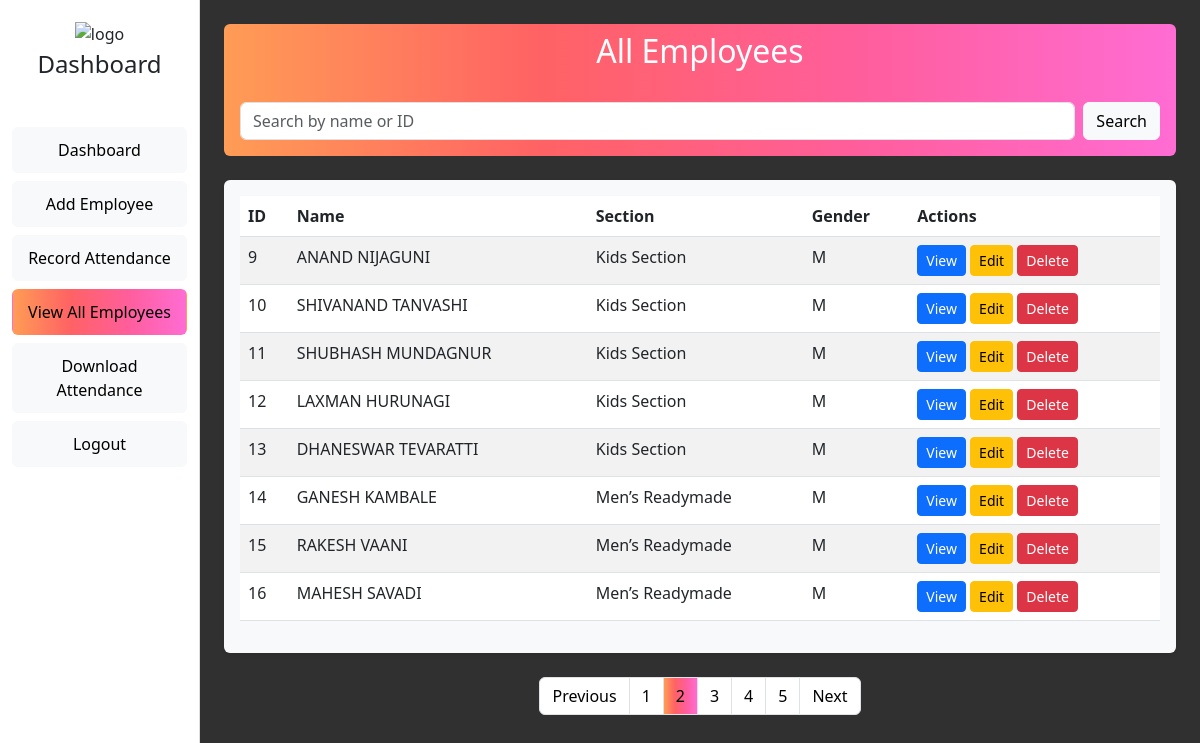
The page /all-employees/?page=2&search= (signed in) on the database as committed earlier.
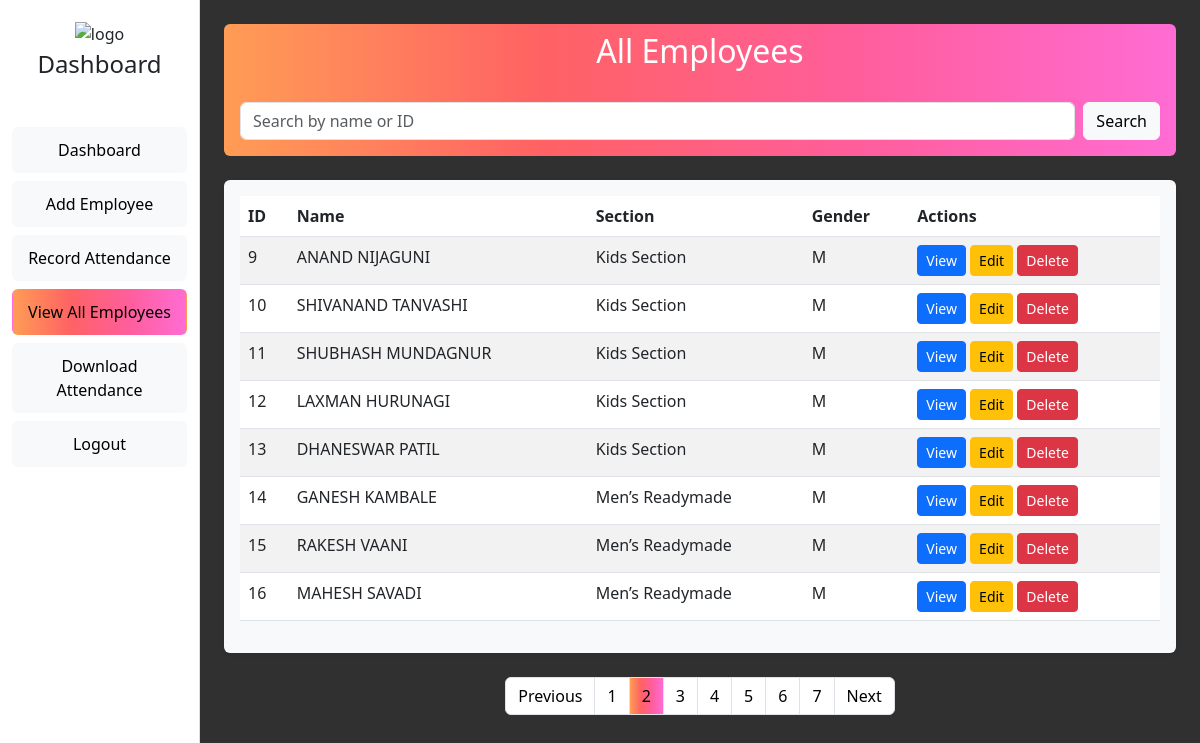
The same page on the database as committed later.
### emp/models.py (models this page shows, shortened)
class Employee(models.Model):
    GENDER_CHOICES = [
        ('M', 'Male'),
        ('F', 'Female'),
    ]
    SECTION_CHOICES = [
        ('Billing Section', 'Billing Section'),
        ('Men’s Nicker', 'Men’s Nicker'),
        ('Bag Section', 'Bag Section'),
        ('Saree section', 'Saree section'),
        ('Shirting and Suiting', 'Shirting and Suiting'),
        ('Men’s Readymade', 'Men’s Readymade'),
        ('Parakar', 'Parakar'),
        ('Ladies Undergarments', 'Ladies Undergarments'),
        ('Blouse Pc Section', 'Blouse Pc Section'),
        ('TOP section', 'TOP section'),
        ('Chudi Section', 'Chudi Section'),
        ('Kids Section', 'Kids Section'),
        ('Towel Section', 'Towel Section'),
    ]
    first_name = models.CharField(max_length=100)
    last_name = models.CharField(max_length=100)
    address = models.TextField(blank=True)  # Allow blank values
    gender = models.CharField(max_length=1, choices=GENDER_CHOICES)
    mobile = models.CharField(max_length=11, blank=True)  # Allow blank values
    base_salary = models.DecimalField(max_digits=10, decimal_places=2)
    section = models.CharField(max_length=50, choices=SECTION_CHOICES)  # New section field
    qr_code = models.ImageField(upload_to='qr_codes/', blank=True)

### emp/views.py (the view)
# urls.py: path('all-employees/', views.all_employees, name='all_employees'),
def all_employees(request):
    if request.user.is_authenticated and request.user.is_superuser:
        search_query = request.GET.get('search', '')  # Get the search query from the request
        if search_query:
            employees = Employee.objects.filter(
                Q(first_name__icontains=search_query) | Q(id__icontains=search_query)
            )
        else:
            employees = Employee.objects.all().order_by('id')
        paginator = Paginator(employees, 8)  # Show 8 employees per page
        page_number = request.GET.get('page')  # Get the page number from the request
        page_obj = paginator.get_page(page_number)  # Get the page object for the current page
        return render(request, 'allemp.html', {'page_obj': page_obj, 'search_query': search_query})
    else:
        return redirect("admin_login")

### emp/templates/allemp.html (shortened to what the changed rows need)
<!DOCTYPE html>
<html lang="en">
<head>
    <link href="https://cdn.jsdelivr.net/npm/bootstrap@5.3.0-alpha3/dist/css/bootstrap.min.css" rel="stylesheet">
</head>
<body class="gradient-form" style="background-color:#424242;">
    <div class="container-fluid">
        <div class="row">
            <div class="col-md-9 col-lg-10" style="background-color: #303030;">
                <div class="container mt-4">
                    <div class="gradient-custom-2 rounded-2">
                        <h2 class="text-center mb-3 pt-2 text-white">All Employees</h2>
                    </div>
                    <div class="table-responsive bg-light rounded shadow-sm p-3 mb-4">
                        <table class="table table-striped">
                            <thead>
                                <tr>
                                    <th>ID</th>
                                    <th>Name</th>
                                    <th>Section</th>
                                    <th>Gender</th>
                                    <th>Actions</th>
                                </tr>
                            </thead>
                            <tbody>
                                {% if page_obj.object_list %}
                                {% for employee in page_obj.object_list %}
                                <tr>
                                    <td>{{ employee.id }}</td>
                                    <td>{{ employee.first_name }} {{ employee.last_name }}</td>
                                    <td>{{ employee.section }}</td>
                                    <td>{{ employee.gender }}</td>
                                    <td>
                                        <a href="{% url 'view_employee_attendance' employee.id %}"
                                            class="btn btn-primary btn-sm">View</a>
                                        <a href="{% url 'edit_employee' employee.id %}"
                                            class="btn btn-warning btn-sm">Edit</a>
                                        <button class="btn btn-danger btn-sm" data-bs-toggle="modal"
                                            data-bs-target="#deleteModal{{ employee.id }}">Delete</button>
                                    </td>
                                </tr>
                                {% endfor %}
                                {% else %}
                                <tr>
                                    <td colspan="5" class="text-center">No employees found.</td>
                                </tr>
                                {% endif %}
                            </tbody>
                        </table>
                    </div>
<nav aria-label="Page navigation">
    <ul class="pagination justify-content-center">
        {% for num in page_obj.paginator.page_range %}
        <li class="page-item">
            <a class="page-link text-black {% if page_obj.number == num %}gradient-custom-2 {% endif %}"
                href="?page={{ num }}&search={{ search_query }}">{{ num }}</a>
        </li>
        {% endfor %}
    </ul>
</nav>
                </div>
            </div>
        </div>
    </div>
</body>
</html>

Rows that differ between the two databases and show on the page:
changed Employee "DHANESWAR": last_name "TEVARATTI" → "PATIL"
Other text that changed with them:
new list line: "6"
new list line: "7"
